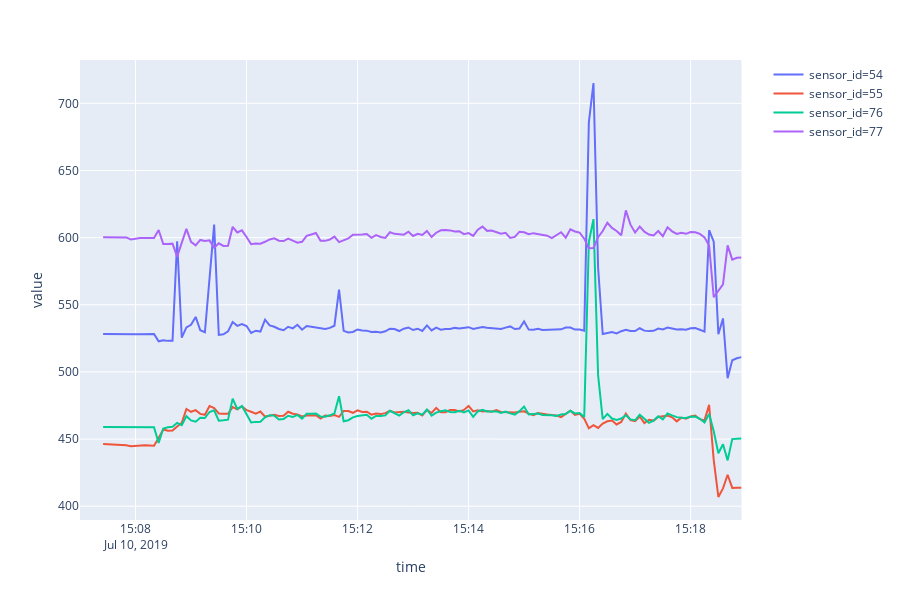
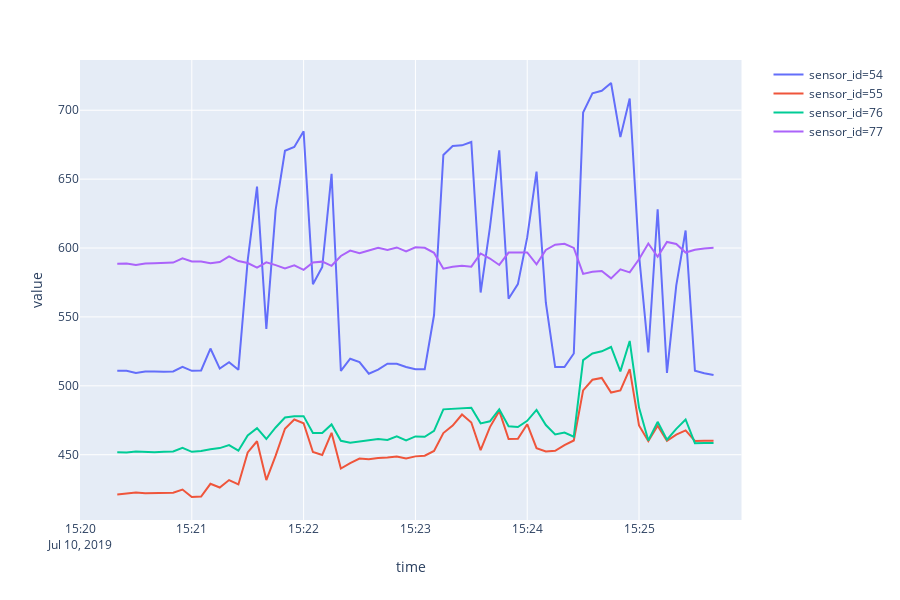

The notebook cell these images were saved under, in order:
### Markdown cell above
# Force sensors data

### Code cell
ids = [54,55,76,77]
sample_interval = "5s"
plot_seance_data(client, ids, 102, sample_interval, seances)
plot_seance_data(client, ids, 103, sample_interval, seances)
